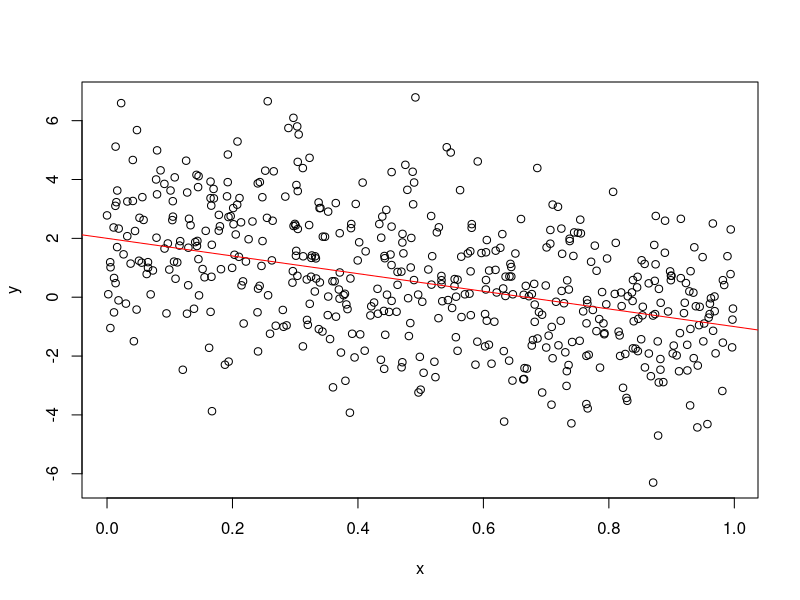

This figure's R source:
a <- 2
b <- -3
n <- 500

sig_sq <- 4
x <- runif(n)
y <- a + b * x + rnorm(n, sd = sqrt(sig_sq))
(avg_x <- mean(x))

write(avg_x, "avg_x.txt")
plot(x, y)
abline(a, b, col = "red")

dev.print(pdf, "toy_line_plot.pdf")
